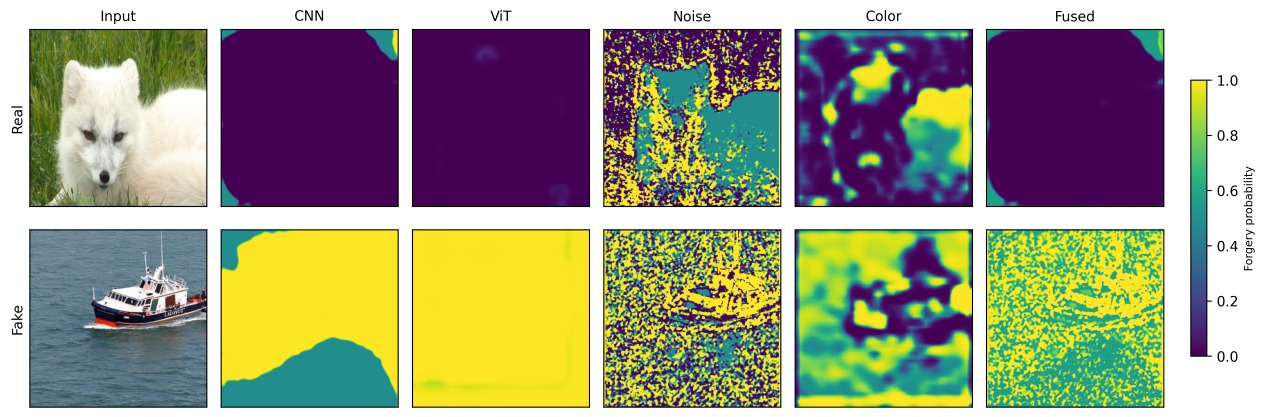
#> input picture paper/figures/evidence_map.png, 3795 x 1251 px (shown at 1/3 size)
$ python make_fig_arch_nature.py
#> lines starting #> are read from the running program, lines starting #| are printed output that depends on the picture
# -*- coding: utf-8 -*-
"""Fig. 1 (Nature-style schematic): FBFN v3 architecture, 180 mm width, editable text."""
import os

import matplotlib
matplotlib.use("Agg")
import matplotlib as mpl
import matplotlib.pyplot as plt
from matplotlib.patches import FancyBboxPatch, FancyArrowPatch, Rectangle
from PIL import Image

HERE = os.path.dirname(os.path.abspath(__file__))
OUT = os.path.join(HERE, "figures")

BLUE = "#0F4D92"
BLUE2 = "#3775BA"
GREEN = "#8BCF8B"
RED = "#B64342"
TEAL = "#42949E"
GRAY = "#767676"
DARK = "#272727"
LIGHT = "#E9EEF5"

mpl.rcParams.update({
    "font.family": "sans-serif",
    "font.sans-serif": ["Arial", "Helvetica", "DejaVu Sans"],
    "svg.fonttype": "none",
    "pdf.fonttype": 42,
    "font.size": 7,
})

# 180 mm x 82 mm canvas
fig = plt.figure(figsize=(180 / 25.4, 82 / 25.4))
ax = fig.add_axes([0, 0, 1, 1])
ax.set_xlim(0, 180)
ax.set_ylim(0, 82)
ax.axis("off")

# evidence sheet crops
EV = Image.open(os.path.join(HERE, "..", "paper", "figures", "evidence_map.png")).convert("RGB")
W, H = EV.size
#> W = 3795; H = 1251
COLS = {  # (x0, x1) fractions
    "input": (0.020, 0.165),
    "cnn": (0.176, 0.320),
    "vit": (0.326, 0.470),
    "noise": (0.476, 0.620),
    "color": (0.626, 0.770),
    "fused": (0.776, 0.920),
}
ROWS = {"real": (0.115, 0.485), "fake": (0.545, 0.925)}


def crop(name, row="fake"):
#> called with name = 'input', row = 'fake'
    x0, x1 = COLS[name]; y0, y1 = ROWS[row]
    return EV.crop((int(x0 * W), int(y0 * H), int(x1 * W), int(y1 * H)))
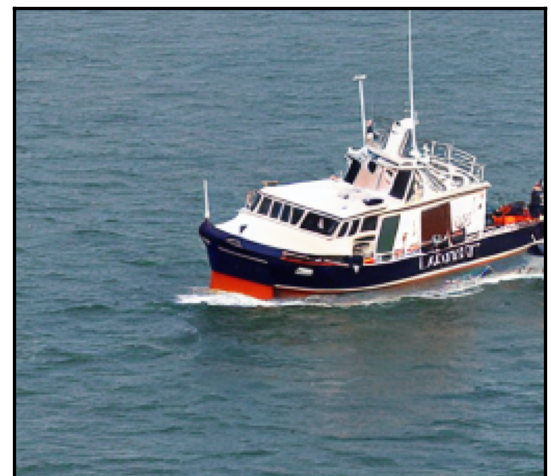
#> returned value: PIL image 551x476 RGB; mean R, G, B 107.9, 126, 136.9


def box(x, y, w, h, ec=BLUE, fc="white", lw=0.6, rad=1.2):
    ax.add_patch(FancyBboxPatch((x, y), w, h,
                                boxstyle=f"round,pad=0,rounding_size={rad}",
                                linewidth=lw, edgecolor=ec, facecolor=fc))


def label(x, y, s, fs=7, color=DARK, weight="normal", ha="left", va="center"):
    ax.text(x, y, s, fontsize=fs, color=color, fontweight=weight, ha=ha, va=va)


def arrow(x1, y1, x2, y2, color=GRAY, lw=0.6):
    ax.add_patch(FancyArrowPatch((x1, y1), (x2, y2), arrowstyle="-|>",
                                 mutation_scale=5.5, linewidth=lw, color=color,
                                 shrinkA=0, shrinkB=0))


# panel label
label(2, 78.5, "a", fs=8, weight="bold")

# input
ax.imshow(crop("input"), extent=(3, 21, 34, 58), aspect="auto", zorder=1)
ax.add_patch(Rectangle((3, 34), 18, 24, fill=False, ec=DARK, lw=0.6, zorder=2))
label(12, 30.5, "Input", fs=7, ha="center")
label(12, 27.5, "448 × 448 × 3", fs=6.2, color=GRAY, ha="center")

# branches
rows = [
    ("CNN", "ResNet-34 + UNet++", "cnn", BLUE),
    ("ViT", "DINOv2 ViT-L/14", "vit", TEAL),
    ("Noise", "ELA + SRM", "noise", RED),
    ("Color", "Lab + local entropy", "color", "#B08A3E"),
]
ys = [55, 44.5, 34, 23.5]
for (name, sub, key, color), y in zip(rows, ys):
    ax.add_patch(Rectangle((31, y), 1.1, 9, fc=color, ec="none"))
    label(34, y + 6.3, name, fs=7, weight="bold")
    label(34, y + 3.2, sub, fs=6.2, color=GRAY)
    ax.imshow(crop(key), extent=(65, 77, y + 0.7, y + 8.3), aspect="auto", zorder=1)
    ax.add_patch(Rectangle((65, y + 0.7), 12, 7.6, fill=False, ec=GRAY, lw=0.4, zorder=2))
    arrow(21.5, 46, 30.8, y + 4.5, lw=0.5)
    arrow(77.3, y + 4.5, 82, 41, lw=0.5)

label(71, 20.5, "Evidence maps (1 ch)", fs=6.2, color=GRAY, ha="center")

# fusion
box(82, 29, 25, 24, ec=BLUE, fc=LIGHT, lw=0.7)
label(94.5, 47.5, "Dual-attention", fs=7, weight="bold", ha="center")
label(94.5, 44.3, "fusion", fs=7, weight="bold", ha="center")
label(94.5, 38.5, "channel + spatial", fs=6.2, color=GRAY, ha="center")
label(94.5, 33.5, "4 × 448 × 448", fs=6.2, color=GRAY, ha="center")

# fused map
ax.imshow(crop("fused"), extent=(110, 121, 35, 47), aspect="auto", zorder=1)
#> in crop (call 6), `return EV.crop((int(x0 * W), int(y0 * H), int(x1 * W), int(y1 * H)))`:
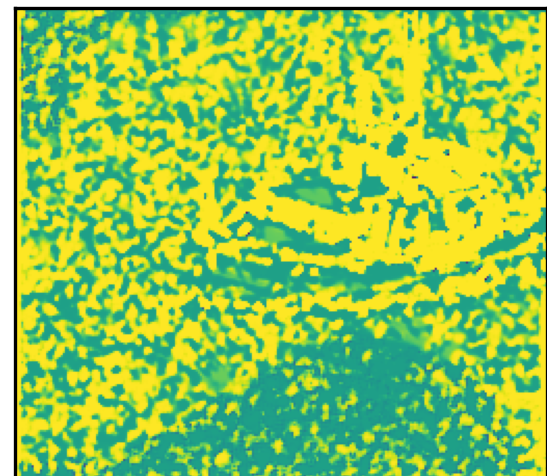
#> returned value: PIL image 547x476 RGB; mean R, G, B 145.1, 199.3, 84.9
ax.add_patch(Rectangle((110, 35), 11, 12, fill=False, ec=GRAY, lw=0.4, zorder=2))
label(115.5, 32, "Fused map", fs=6.2, color=GRAY, ha="center")
arrow(107.2, 41, 109.8, 41)

# trunk
box(124, 35, 16, 12, ec=GRAY, fc="#F4F4F4", lw=0.6)
label(132, 43.5, "128-d shared", fs=7, weight="bold", ha="center")
label(132, 40.2, "trunk", fs=7, weight="bold", ha="center")
arrow(121.2, 41, 123.8, 41)

# heads
heads = [
    ("Authenticity", "real / fake", "BCE", 55),
    ("Type", "real / splice / copy-move / AI", "weighted CE", 38.5),
    ("Localization", "pixel mask", "BCE + Dice", 22),
]
for name, sub, loss, y in heads:
    box(143, y, 33, 10.5, ec=BLUE, fc="white", lw=0.6)
    label(145, y + 7.2, name, fs=7, weight="bold")
    label(145, y + 3.9, sub, fs=6.0, color=GRAY)
    label(145, y + 1.5, loss, fs=5.6, color=GRAY)
    arrow(140.2, 41, 142.8, y + 5.25, lw=0.5)

# loss note
label(90, 12, r"$\mathcal{L} = \mathcal{L}_{seg} + 0.5\,\mathcal{L}_{bin} + 0.5\,\mathcal{L}_{type}$",
      fs=8.6, ha="center")
label(90, 7.5, "Pixel-level supervision: BCE + Dice;  type: class-weighted cross-entropy",
      fs=6.2, color=GRAY, ha="center")

os.makedirs(OUT, exist_ok=True)
base = os.path.join(OUT, "fig1_architecture_v3")
fig.savefig(base + ".pdf", bbox_inches="tight", pad_inches=0.02)
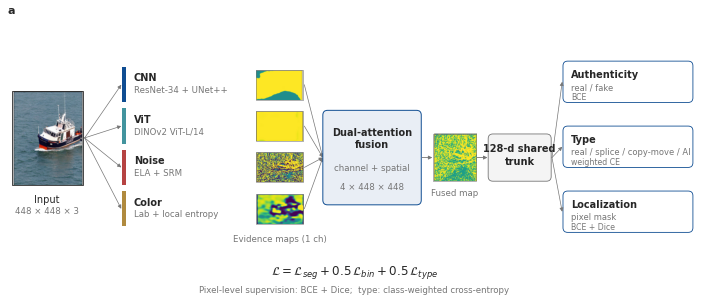
#> figure drawn by matplotlib, 1 panel
fig.savefig(base + ".svg", bbox_inches="tight", pad_inches=0.02)
fig.savefig(base + ".tiff", dpi=600, bbox_inches="tight", pad_inches=0.02,
            pil_kwargs={"compression": "tiff_lzw"})
fig.savefig(base + ".png", dpi=600, bbox_inches="tight", pad_inches=0.02)
print("saved", base)
